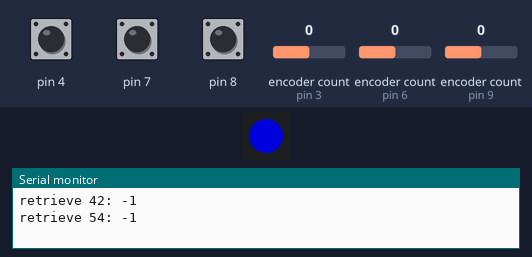
Recording of a sketch running on a simulated Arduino Leonardo, built with avr-gcc and run on an emulated ATmega32U4. On the bench: 1 RGB LEDs in strip order, left to right, the last lines printed to the serial monitor. The test bench sets the inputs (shaded band); at power-on: pin 7 HIGH, pin 8 HIGH, pin 4 HIGH, encoder count (sensors on pin 3, pin 6, pin 9) 0. Dim RGB values are drawn brighter than linear; EEPROM starts erased; USB keyboard and mouse output is not drawn.

Above: at 1.7 s.
1.8 s: pin 7 pulled LOW for 1 s
At 3.8 s:
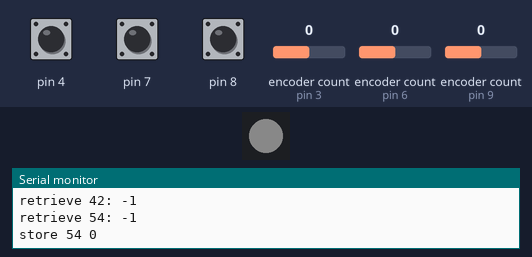
4.3 s: pin 7 pulled LOW for 3.2 s
At 5.15 s:
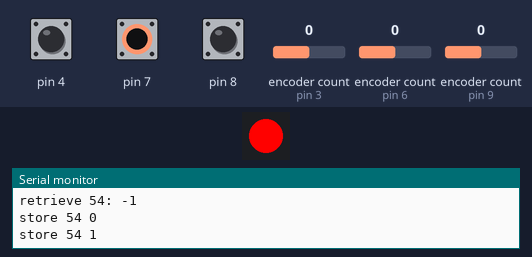
9.0 s: pin 7 pulled LOW for 1 s
At 11.2 s:
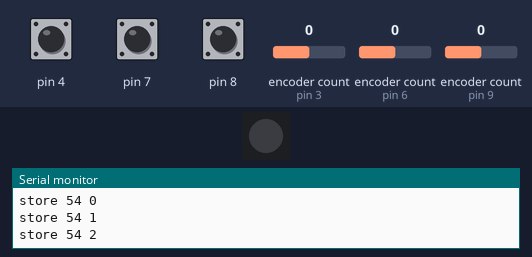
12.0 s: pin 8 pulled LOW for 3.2 s
At 16.3 s:
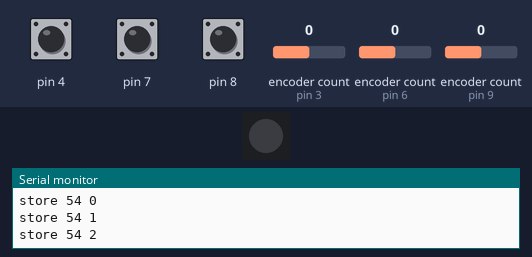
Timing chart, 0 to 17.7 s (numbered marks = the images above; inputs shaded):
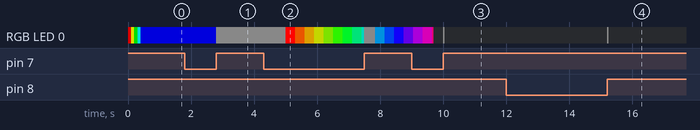

Measured:
- after the input at 1.8 s, RGB LED 0: RGB(0, 0, 150) → RGB(10, 10, 10) after 1.0 s
- after the input at 4.3 s, RGB LED 0: RGB(10, 10, 10) → RGB(254, 1, 0) after 0.70 s, → RGB(187, 68, 0) 0.30 s later, → RGB(148, 107, 0) 0.30 s later, → RGB(122, 133, 0) 0.30 s later, … (14 changes in this stretch)
- after the input at 12.0 s, RGB LED 0: off → RGB(10, 10, 10) after 3.2 s, → off 0.05 s later

The sketch:

VolumeRotaryEncoder.ino
```cpp
#include "GyverEncoder.h"
//https://github.com/AlexGyver/GyverLibs#GyverEncoder
#include "HID-Project.h"
//https://github.com/NicoHood/HID/wiki/Consumer-API

#include <Adafruit_NeoPixel.h>
#ifdef __AVR__
  #include <avr/power.h>
#endif

#include <EEPROM.h>

Encoder enc1(9,10,8,true);
Encoder enc2(6,5,7,true);
Encoder enc3(3,2,4,true);
Adafruit_NeoPixel led(1, A3, NEO_GRB + NEO_KHZ800);

#define LAYER_DEFAULT 0
#define LAYER_FSIGNS  1
#define LAYER_SERIAL  2
#define LAYER_LIGHTROOM  3
#define LAYER_MIXED  4

#define LAYER_DEFAULT_COLOR 0,5,5
#define LAYER_FSIGNS_COLOR 5,5,0
#define LAYER_SERIAL_COLOR 5,0,5
#define LAYER_LIGHTROOM_COLOR 0,0,5
#define LAYER_MIXED_COLOR 0,5,0

#define LIGHT_LAYER 0
#define LIGHT_RGB 1
#define LIGHT_OFF 2

#define LAYER_ADDRESS 42
#define LIGHT_MODE_ADDRESS 54

unsigned long ledBlinkStartTs = 0;
unsigned long ledRGBLastChangeTs = 0;
int8_t layer = 0;
int8_t lightMode = 0;
float hue = 0.0;

float fract(float x) { return x - int(x); }

float mix(float a, float b, float t) { return a + (b - a) * t; }

float step(float e, float x) { return x < e ? 0.0 : 1.0; }

float* hsv2rgb(float h, float s, float b, float* rgb) {
  rgb[0] = b * mix(1.0, constrain(abs(fract(h + 1.0) * 6.0 - 3.0) - 1.0, 0.0, 1.0), s);
  rgb[1] = b * mix(1.0, constrain(abs(fract(h + 0.6666666) * 6.0 - 3.0) - 1.0, 0.0, 1.0), s);
  rgb[2] = b * mix(1.0, constrain(abs(fract(h + 0.3333333) * 6.0 - 3.0) - 1.0, 0.0, 1.0), s);
  return rgb;
}

int8_t store(int address, int8_t val) {
  Serial.print("store "); Serial.print(address); Serial.print(" "); Serial.println((int)val);
  EEPROM.update(address, val);
  return val;
}

int8_t retrieve(int address) {
  int8_t val = EEPROM.read(address);
  Serial.print("retrieve "); Serial.print(address); Serial.print(": "); Serial.println((int)val);
  return val;
}

void sled(byte r, byte g, byte b) {
  led.setPixelColor(0, led.Color(r,g,b));
  led.show();
}

void ledRGBifNeeded() {
  if (ledBlinkStartTs != 0) return;
  if (lightMode != LIGHT_RGB) return;
  if (millis() - ledRGBLastChangeTs < 5) return;
  hue += 0.001;
  if (hue > 1) hue = 0;
  float rgb[3];
  hsv2rgb(hue, 1.0, 1.0, rgb);
  float r = rgb[0] * 255.0;
  float g = rgb[1] * 255.0;
  float b = rgb[2] * 255.0;
  float avg = (r + g + b) / 3;
  float k = (256.0 / 3) / avg;
  r = r * k;
  g = g * k;
  b = b * k;
  ledRGBLastChangeTs = millis();
  sled((byte)r,(byte)g,(byte)b);
}

void ledIndicateLayer() {
  if (lightMode == LIGHT_LAYER) {
    if (layer == LAYER_DEFAULT) sled(LAYER_DEFAULT_COLOR);
    if (layer == LAYER_FSIGNS) sled(LAYER_FSIGNS_COLOR);
    if (layer == LAYER_SERIAL) sled(LAYER_SERIAL_COLOR);
    if (layer == LAYER_LIGHTROOM) sled(LAYER_LIGHTROOM_COLOR);
    if (layer == LAYER_MIXED) sled(LAYER_MIXED_COLOR);
  }
  if (lightMode == LIGHT_OFF) {
    sled(0,0,0);
  }
}

void ledBlinkStart() {
  ledBlinkStartTs = millis();
  sled(10, 10, 10);
}

void ledBlinkLedChangeStart() {
  ledBlinkStartTs = millis();
  if (layer == LAYER_DEFAULT) sled(LAYER_DEFAULT_COLOR);
  if (layer == LAYER_FSIGNS) sled(LAYER_FSIGNS_COLOR);
  if (layer == LAYER_SERIAL) sled(LAYER_SERIAL_COLOR);
  if (layer == LAYER_LIGHTROOM) sled(LAYER_LIGHTROOM_COLOR);
  if (layer == LAYER_MIXED) sled(LAYER_MIXED_COLOR);
}

void incrementLayer() {
  layer += 1;
  if (layer > LAYER_MIXED) {
    layer = 0;
  }
  ledIndicateLayer();
  ledBlinkLedChangeStart();
  store(LAYER_ADDRESS, layer);
}

void decrementLayer() {
  layer -= 1;
  if (layer < 0) {
    layer = LAYER_MIXED;
  }
  ledIndicateLayer();
  ledBlinkLedChangeStart();
  store(LAYER_ADDRESS, layer);
}

void changeLightMode() {
  lightMode += 1;
  if (lightMode > LIGHT_OFF) {
    lightMode = 0;
  }
  ledIndicateLayer();
  store(LIGHT_MODE_ADDRESS, lightMode);
}

void ledBlinkFinish() {
  if (ledBlinkStartTs == 0) return;
  if (millis() - ledBlinkStartTs > 50) {
    ledIndicateLayer();
    ledBlinkStartTs = 0;
  }
}

void enc1TickLeft() {
  if (layer == LAYER_DEFAULT) Consumer.write(MEDIA_VOLUME_DOWN);
  if (layer == LAYER_FSIGNS) BootKeyboard.write(KeyboardKeycode(KEY_F13));
  if (layer == LAYER_SERIAL) Serial.println("1L");
  if (layer == LAYER_LIGHTROOM) BootKeyboard.write(KeyboardKeycode(KEY_COMMA));
  if (layer == LAYER_MIXED) Consumer.write(MEDIA_VOLUME_DOWN);
  ledBlinkStart();
}

void enc1TickRight() {
  if (layer == LAYER_DEFAULT) Consumer.write(MEDIA_VOLUME_UP);
  if (layer == LAYER_FSIGNS) BootKeyboard.write(KeyboardKeycode(KEY_F14));
  if (layer == LAYER_SERIAL) Serial.println("1R");
  if (layer == LAYER_LIGHTROOM) BootKeyboard.write(KeyboardKeycode(KEY_PERIOD));
  if (layer == LAYER_MIXED) Consumer.write(MEDIA_VOLUME_UP);
  ledBlinkStart();
}

void enc1TickPress() {
  if (layer == LAYER_DEFAULT) Consumer.write(MEDIA_PLAY_PAUSE);
  if (layer == LAYER_FSIGNS) BootKeyboard.write(KeyboardKeycode(KEY_F15));
  if (layer == LAYER_SERIAL) Serial.println("1P");
  if (layer == LAYER_LIGHTROOM) {
    BootKeyboard.press(KeyboardKeycode(KEY_LEFT_CTRL));
    BootKeyboard.write(KeyboardKeycode(KEY_Z));
    BootKeyboard.release(KeyboardKeycode(KEY_LEFT_CTRL));
  }
  if (layer == LAYER_MIXED) Consumer.write(MEDIA_PLAY_PAUSE);
  ledBlinkStart();
}

void enc1TickLeftHolded() {
  if (layer == LAYER_DEFAULT) Consumer.write(MEDIA_PREVIOUS);
  if (layer == LAYER_MIXED) Consumer.write(MEDIA_PREVIOUS);
  ledBlinkStart();
}

void enc1TickRightHolded() {
  if (layer == LAYER_DEFAULT) Consumer.write(MEDIA_NEXT);
  if (layer == LAYER_MIXED) Consumer.write(MEDIA_NEXT);
  ledBlinkStart();
}

void enc2TickLeft() {
  if (layer == LAYER_DEFAULT) BootKeyboard.write(KeyboardKeycode(KEY_UP));
  if (layer == LAYER_FSIGNS) BootKeyboard.write(KeyboardKeycode(KEY_F16));
  if (layer == LAYER_SERIAL) Serial.println("2L");
  if (layer == LAYER_LIGHTROOM) BootKeyboard.write(KeyboardKeycode(KEY_MINUS));
  if (layer == LAYER_MIXED) BootKeyboard.write(KeyboardKeycode(KEY_UP));
  ledBlinkStart();
}

void enc2TickRight() {
  if (layer == LAYER_DEFAULT) BootKeyboard.write(KeyboardKeycode(KEY_DOWN));
  if (layer == LAYER_FSIGNS) BootKeyboard.write(KeyboardKeycode(KEY_F17));
  if (layer == LAYER_SERIAL) Serial.println("2R");
  if (layer == LAYER_LIGHTROOM) BootKeyboard.write(KeyboardKeycode(KEY_EQUAL));
  if (layer == LAYER_MIXED) BootKeyboard.write(KeyboardKeycode(KEY_DOWN));
  ledBlinkStart();
}

void enc2TickPress() {
  if (layer == LAYER_DEFAULT) BootKeyboard.write(KeyboardKeycode(KEY_ENTER));
  if (layer == LAYER_FSIGNS) BootKeyboard.write(KeyboardKeycode(KEY_F18));
  if (layer == LAYER_SERIAL) Serial.println("2P");
  if (layer == LAYER_MIXED) BootKeyboard.write(KeyboardKeycode(KEY_ENTER));
  ledBlinkStart();
}

void enc3TickLeft() {
  if (layer == LAYER_DEFAULT) BootKeyboard.write(KeyboardKeycode(KEY_LEFT));
  if (layer == LAYER_FSIGNS) BootKeyboard.write(KeyboardKeycode(KEY_F19));
  if (layer == LAYER_SERIAL) Serial.println("3L");
  if (layer == LAYER_LIGHTROOM) BootKeyboard.write(KeyboardKeycode(KEY_LEFT));
  if (layer == LAYER_MIXED) BootKeyboard.write(KeyboardKeycode(KEY_F13));
  ledBlinkStart();
}

void enc3TickRight() {
  if (layer == LAYER_DEFAULT) BootKeyboard.write(KeyboardKeycode(KEY_RIGHT));
  if (layer == LAYER_FSIGNS) BootKeyboard.write(KeyboardKeycode(KEY_F20));
  if (layer == LAYER_SERIAL) Serial.println("3R");
  if (layer == LAYER_LIGHTROOM) BootKeyboard.write(KeyboardKeycode(KEY_RIGHT));
  if (layer == LAYER_MIXED) BootKeyboard.write(KeyboardKeycode(KEY_F15));
  ledBlinkStart();
}

void enc3TickPress() {
  if (layer == LAYER_DEFAULT) BootKeyboard.write(KeyboardKeycode(KEY_SPACE));
  if (layer == LAYER_FSIGNS) BootKeyboard.write(KeyboardKeycode(KEY_F21));
  if (layer == LAYER_SERIAL) Serial.println("3P");
  if (layer == LAYER_LIGHTROOM) {
    BootKeyboard.press(KeyboardKeycode(KEY_LEFT_CTRL));
    BootKeyboard.write(KeyboardKeycode(KEY_Y));
    BootKeyboard.release(KeyboardKeycode(KEY_LEFT_CTRL));
  }
  if (layer == LAYER_MIXED) BootKeyboard.write(KeyboardKeycode(KEY_F14));
  ledBlinkStart();
}

void setup() {
  layer = retrieve(LAYER_ADDRESS);
  lightMode = retrieve(LIGHT_MODE_ADDRESS);
  Serial.begin(115200);
  led.begin();
  BootKeyboard.begin();
  sled(150,0,0);
  delay(100);
  sled(150,150,0);
  delay(100);
  sled(0,150,0);
  delay(100);
  sled(0,150,150);
  delay(100);
  sled(0,0,150);
  delay(100);
  ledIndicateLayer();
}

void loop() {
  enc1.tick();
  enc2.tick();
  enc3.tick();
  ledBlinkFinish();
  ledRGBifNeeded();

  if (enc1.isLeft())   enc1TickLeft();
  if (enc1.isRight())  enc1TickRight();
  if (enc1.isLeftH())  enc1TickLeftHolded();
  if (enc1.isRightH()) enc1TickRightHolded();
  if (enc1.isRelease())  enc1TickPress();

  if (enc2.isLeft())   enc2TickLeft();
  if (enc2.isRight())  enc2TickRight();
  if (enc2.isLeftH())  decrementLayer();
  if (enc2.isRightH()) incrementLayer();
  if (enc2.isHolded()) changeLightMode();
  if (enc2.isRelease())enc2TickPress();

  if (enc3.isLeft())   enc3TickLeft();
  if (enc3.isRight())  enc3TickRight();
  if (enc3.isPress())  enc3TickPress();
}
```
